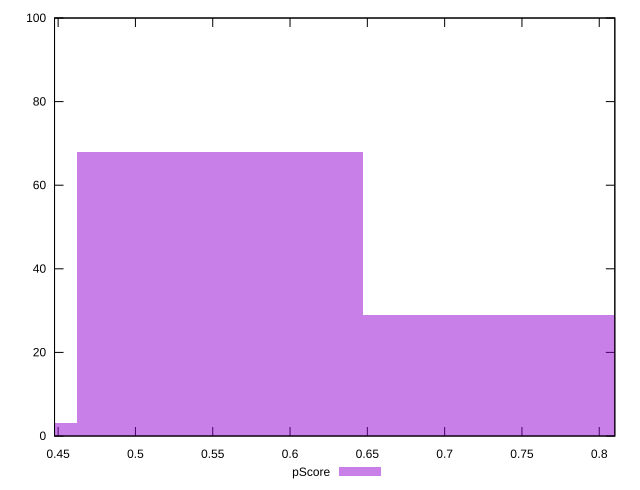

The script that saved this image:
reset

$pScore <<EOF
0.7396783352602518 29
0.5547587514451888 68
0.3698391676301259 3
EOF

set key outside below
set boxwidth 0.18491958381506296
set xrange [0.44767935214316185:0.8100697948573022]
set yrange [0:100]
set trange [0:100]
set style fill transparent solid 0.5 noborder
set terminal svg size 640, 490 enhanced background rgb 'white'
set output "report/report_00029_2021-02-24T13-36-40.390Z/bootup-time/samples/astro/pScore/histogram.svg"

plot $pScore title "pScore" with boxes

reset
